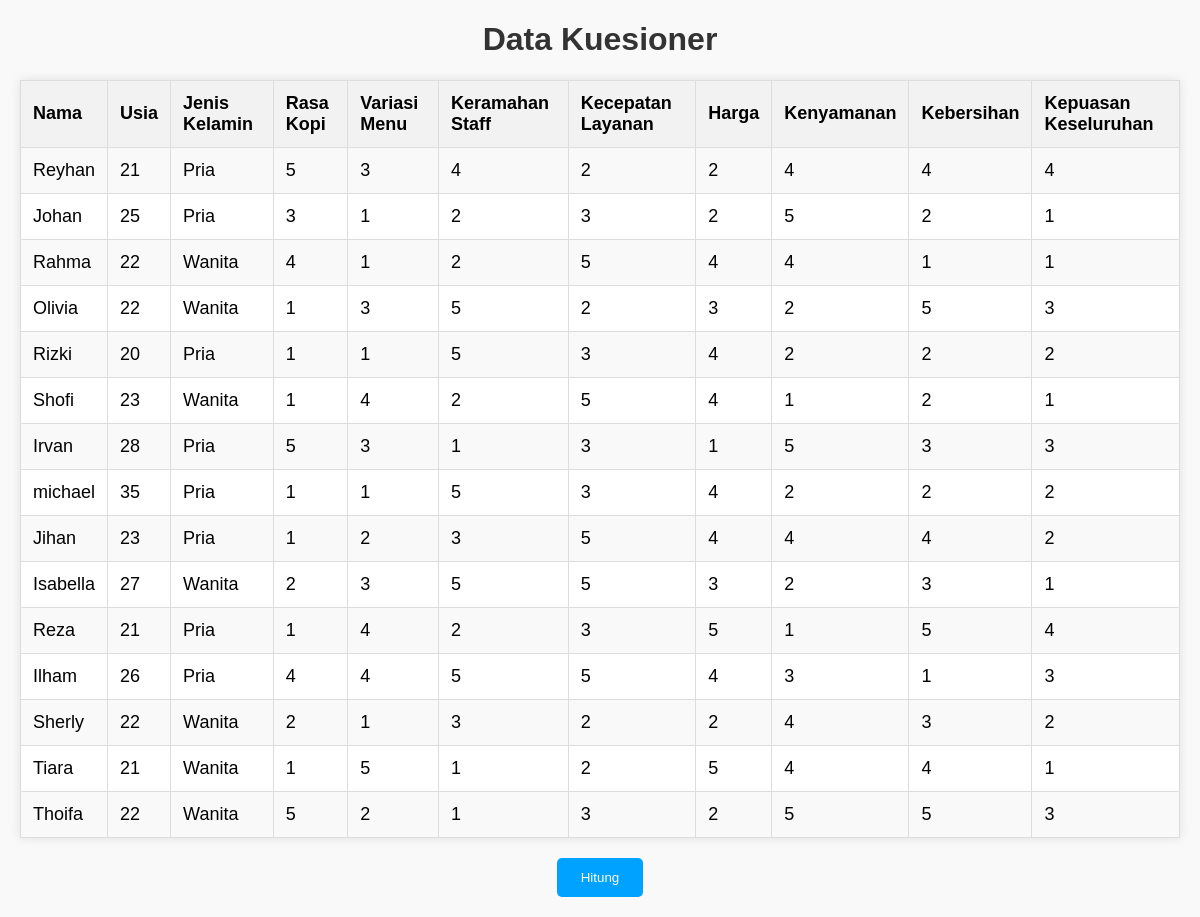
The app's page /data.php with its own data.
### tables this page shows
CREATE TABLE `kuesioner` (
  `id` int(11) NOT NULL,
  `nama` varchar(255) NOT NULL,
  `usia` int(11) NOT NULL,
  `jenis_kelamin` varchar(10) NOT NULL,
  `rasa_kopi` int(11) NOT NULL,
  `variasi_menu` int(11) NOT NULL,
  `keramahan_staf` int(11) NOT NULL,
  `kecepatan_layanan` int(11) NOT NULL,
  `harga` int(11) NOT NULL,
  `kenyamanan` int(11) NOT NULL,
  `kebersihan` int(11) NOT NULL,
  `kepuasan_keseluruhan` int(11) NOT NULL
);

### data.php (the view, shortened to what this page needs)
<!DOCTYPE html>
<html>
<head>
</head>
<body>
    <h1>Data Kuesioner</h1>
    <?php
    include "koneksi.php";
    $sql = "SELECT * FROM kuesioner";
    $result = $conn->query($sql);
    if ($result->num_rows > 0) {
        echo "<table>";
        echo "<tr>
                <th>Nama</th>
                <th>Usia</th>
                <th>Jenis Kelamin</th>
                <th>Rasa Kopi</th>
                <th>Variasi Menu</th>
                <th>Keramahan Staff</th>
                <th>Kecepatan Layanan</th>
                <th>Harga</th>
                <th>Kenyamanan</th>
                <th>Kebersihan</th>
                <th>Kepuasan Keseluruhan</th>
              </tr>";
        while($row = $result->fetch_assoc()) {
            echo "<tr>
                    <td>" . $row["nama"]. "</td>
                    <td>" . $row["usia"]. "</td>
                    <td>" . $row["jenis_kelamin"]. "</td>
                    <td>" . $row["rasa_kopi"]. "</td>
                    <td>" . $row["variasi_menu"]. "</td>
                    <td>" . $row["keramahan_staf"]. "</td>
                    <td>" . $row["kecepatan_layanan"]. "</td>
                    <td>" . $row["harga"]. "</td>
                    <td>" . $row["kenyamanan"]. "</td>
                    <td>" . $row["kebersihan"]. "</td>
                    <td>" . $row["kepuasan_keseluruhan"]. "</td>
                  </tr>";
        }
        echo "</table>";
    } else {
        echo "<p>Tidak ada data kuesioner yang ditemukan.</p>";
    }
    ?>
    <a href="hitung.php"><button>Hitung</button></a>
</body>
</html>

### data.php (style rules this page uses)
body { font-family: Arial, sans-serif; margin: 20px; background-color: #f9f9f9; text-align:center; }
h1 { color: #333; text-align: center; }
table { width: 100%; border-collapse: collapse; margin: 20px 0; font-size: 18px; text-align: left; background-color: #fff; box-shadow: 0 0 10px rgba(0, 0, 0, 0.1); }
table, th, td { border: 1px solid #dddddd; }
th, td { padding: 12px; text-align: left; }
th { background-color: #f2f2f2; }
tr:nth-child(even) { background-color: #f9f9f9; }
a { margin:10px; }
button { background-color: #00a2ff; border: 0; padding: 12px 24px; color: white; border-radius: 5px; }

### records on screen
kuesioner: nama "Reyhan", usia "21", jenis_kelamin "Pria", rasa_kopi "5", variasi_menu "3", keramahan_staf "4", kecepatan_layanan "2", harga "2", kenyamanan "4", kebersihan "4", kepuasan_keseluruhan "4"
kuesioner: nama "Johan", usia "25", jenis_kelamin "Pria", rasa_kopi "3", variasi_menu "1", keramahan_staf "2", kecepatan_layanan "3", harga "2", kenyamanan "5", kebersihan "2", kepuasan_keseluruhan "1"
kuesioner: nama "Rahma", usia "22", jenis_kelamin "Wanita", rasa_kopi "4", variasi_menu "1", keramahan_staf "2", kecepatan_layanan "5", harga "4", kenyamanan "4", kebersihan "1", kepuasan_keseluruhan "1"
kuesioner: nama "Olivia", usia "22", jenis_kelamin "Wanita", rasa_kopi "1", variasi_menu "3", keramahan_staf "5", kecepatan_layanan "2", harga "3", kenyamanan "2", kebersihan "5", kepuasan_keseluruhan "3"
kuesioner: nama "Rizki", usia "20", jenis_kelamin "Pria", rasa_kopi "1", variasi_menu "1", keramahan_staf "5", kecepatan_layanan "3", harga "4", kenyamanan "2", kebersihan "2", kepuasan_keseluruhan "2"
kuesioner: nama "Shofi", usia "23", jenis_kelamin "Wanita", rasa_kopi "1", variasi_menu "4", keramahan_staf "2", kecepatan_layanan "5", harga "4", kenyamanan "1", kebersihan "2", kepuasan_keseluruhan "1"
kuesioner: nama "Irvan", usia "28", jenis_kelamin "Pria", rasa_kopi "5", variasi_menu "3", keramahan_staf "1", kecepatan_layanan "3", harga "1", kenyamanan "5", kebersihan "3", kepuasan_keseluruhan "3"
kuesioner: nama "michael", usia "35", jenis_kelamin "Pria", rasa_kopi "1", variasi_menu "1", keramahan_staf "5", kecepatan_layanan "3", harga "4", kenyamanan "2", kebersihan "2", kepuasan_keseluruhan "2"
kuesioner: nama "Jihan", usia "23", jenis_kelamin "Pria", rasa_kopi "1", variasi_menu "2", keramahan_staf "3", kecepatan_layanan "5", harga "4", kenyamanan "4", kebersihan "4", kepuasan_keseluruhan "2"
kuesioner: nama "Isabella", usia "27", jenis_kelamin "Wanita", rasa_kopi "2", variasi_menu "3", keramahan_staf "5", kecepatan_layanan "5", harga "3", kenyamanan "2", kebersihan "3", kepuasan_keseluruhan "1"
kuesioner: nama "Reza", usia "21", jenis_kelamin "Pria", rasa_kopi "1", variasi_menu "4", keramahan_staf "2", kecepatan_layanan "3", harga "5", kenyamanan "1", kebersihan "5", kepuasan_keseluruhan "4"
kuesioner: nama "Ilham", usia "26", jenis_kelamin "Pria", rasa_kopi "4", variasi_menu "4", keramahan_staf "5", kecepatan_layanan "5", harga "4", kenyamanan "3", kebersihan "1", kepuasan_keseluruhan "3"
kuesioner: nama "Sherly", usia "22", jenis_kelamin "Wanita", rasa_kopi "2", variasi_menu "1", keramahan_staf "3", kecepatan_layanan "2", harga "2", kenyamanan "4", kebersihan "3", kepuasan_keseluruhan "2"
kuesioner: nama "Tiara", usia "21", jenis_kelamin "Wanita", rasa_kopi "1", variasi_menu "5", keramahan_staf "1", kecepatan_layanan "2", harga "5", kenyamanan "4", kebersihan "4", kepuasan_keseluruhan "1"
kuesioner: nama "Thoifa", usia "22", jenis_kelamin "Wanita", rasa_kopi "5", variasi_menu "2", keramahan_staf "1", kecepatan_layanan "3", harga "2", kenyamanan "5", kebersihan "5", kepuasan_keseluruhan "3"
